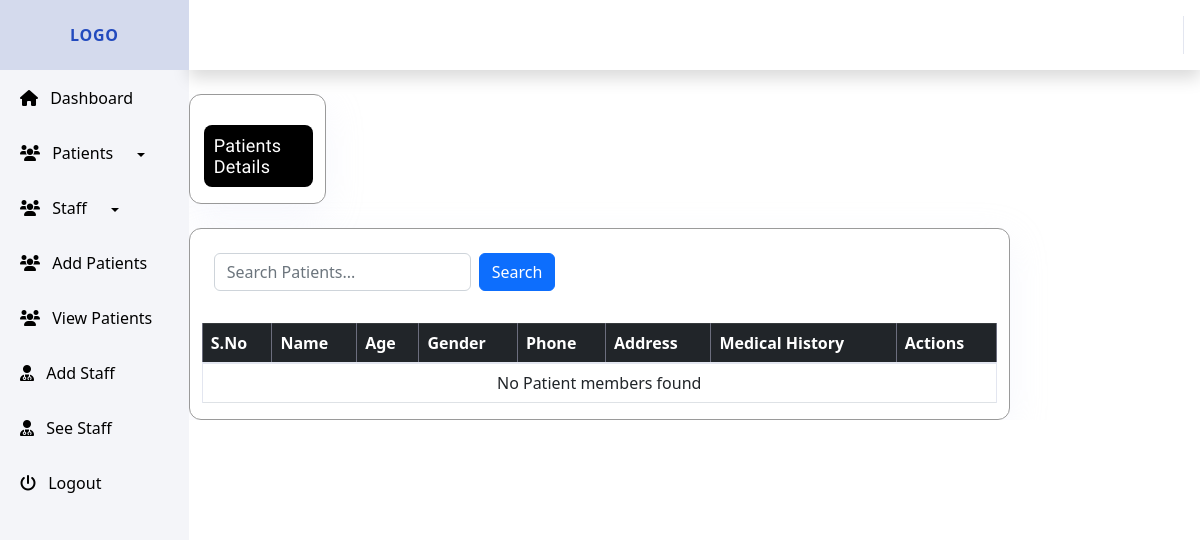
The app's page /see_patients.php, older data.
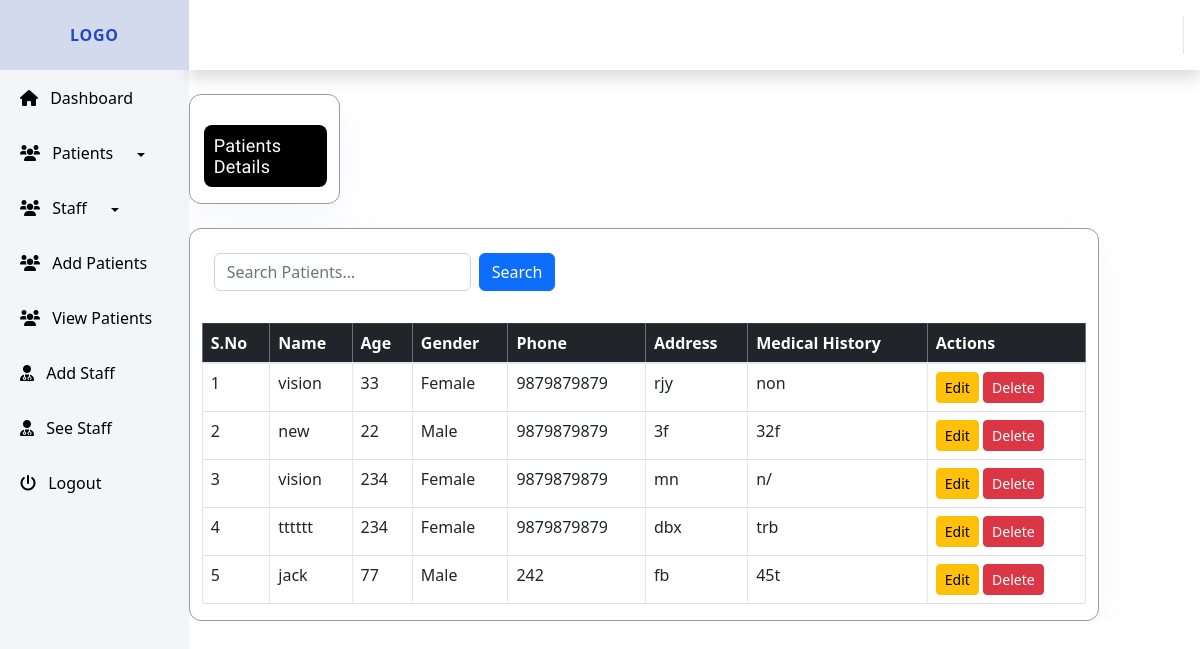
The same page, newer data.
### tables this page shows
CREATE TABLE `patients` (
  `id` int(11) NOT NULL,
  `name` varchar(100) DEFAULT NULL,
  `age` int(11) DEFAULT NULL,
  `gender` enum('Male','Female','Other') DEFAULT NULL,
  `contact` varchar(15) DEFAULT NULL,
  `address` text DEFAULT NULL,
  `medical_history` text DEFAULT NULL,
  `created_at` timestamp NOT NULL DEFAULT current_timestamp(),
  `serial_number` int(11) DEFAULT NULL,
  `status` tinyint(1) DEFAULT 1
);

### see_patients.php (the view, shortened to what this page needs)
<div id="wrapper">
    <?php
    include "includes/sidebar.php";
    include "includes/header.php";
    include "config/db.php";
    $searchTerm = '';
    try {
        if (isset($_POST['search'])) {
            $searchTerm = trim($_POST['search']);
            $doctorsQuery = "SELECT * FROM patients WHERE status = 1 AND
                (name LIKE :searchTerm OR
                 age LIKE :searchTerm OR
                 gender LIKE :searchTerm OR
                 contact LIKE :searchTerm OR
                 address LIKE :searchTerm OR
                 medical_history LIKE :searchTerm)";
            $stmt = $pdo->prepare($doctorsQuery);
            $stmt->execute(['searchTerm' => "%$searchTerm%"]);
        } else {
            $doctorsQuery = "SELECT * FROM patients WHERE status = 1";
            $stmt = $pdo->query($doctorsQuery);
        }
    } catch (PDOException $e) {
        die("Error fetching patients: " . $e->getMessage());
    }
    ?>
    <div id="content-wrapper" class="d-flex flex-column bg-white">
        <div id="content">
            <div class="container branch_container">
                <div class="row">
                    <div class="col-md-4 col-lg-2 ul_border mb-4">
                        <?php
                        $activeTable = 'adddoctorTable';
                        ?>
                        <ul class="ul_style">
                            <li id="adddoctor" class="add_staff_list_detils open_table">Patients Details</li>
                        </ul>
                    </div>
                    <div class="col-md-11 col-lg-12 ul_border">
                        <div id="adddoctorTable" class="table-container <?= $activeTable == 'adddoctorTable' ? 'active' : '' ?>">
                            <div class="container">
                                <div class="row d-flex flex-row justify-content-between pt-4 pb-3">
                                    <form method="post" class="d-flex">
                                        <input type="text" name="search" class="form-control me-2" placeholder="Search Patients..." value="<?= htmlspecialchars($searchTerm) ?>">
                                        <button type="submit" class="btn btn-primary">Search</button>
                                    </form>
                                </div>
                            </div>
                            <table class="table table-bordered">
                                <thead class="table-dark">
                                    <tr>
                                        <th>S.No</th>
                                        <th>Name</th>
                                        <th>Age</th>
                                        <th>Gender</th>
                                        <th>Phone</th>
                                        <th>Address</th>
                                        <th>Medical History</th>
                                        <th>Actions</th>
                                    </tr>
                                </thead>
                                <tbody>
                                    <?php if ($stmt->rowCount() > 0): ?>
                                        <?php $serial = 1; ?>
                                        <?php foreach ($stmt as $row): ?>
                                            <tr>
                                                <td><?= $serial++; ?></td>
                                                <td><?= htmlspecialchars($row['name']); ?></td>
                                                <td><?= htmlspecialchars($row['age']); ?></td>
                                                <td><?= htmlspecialchars($row['gender']); ?></td>
                                                <td><?= htmlspecialchars($row['contact']); ?></td>
                                                <td><?= htmlspecialchars($row['address']); ?></td>
                                                <td><?= htmlspecialchars($row['medical_history']); ?></td>
                                                <td>
                                                    <a href="edit_patients.php?id=<?= $row['id']; ?>&type=patients" class="btn btn-warning btn-sm">Edit</a>
                                                    <a href="delete_patients.php?id=<?= $row['id']; ?>&type=patients" class="btn btn-danger btn-sm" onclick="return confirm('Are you sure you want to delete this patient?')">Delete</a>
                                                </td>
                                            </tr>
                                        <?php endforeach; ?>
                                    <?php else: ?>
                                        <tr>
                                            <td colspan="8" class="text-center">No Patient members found</td>
                                        </tr>
                                    <?php endif; ?>
                                </tbody>
                            </table>
                        </div>
                    </div>
                </div>
            </div>
        </div>
    </div>
</div>

Row changes from the older to the newer data that the page shows:
added patients: name "vision", age "33", gender "Female", contact "9879879879", address "rjy", medical_history "non"
added patients: name "new", age "22", gender "Male", contact "9879879879", address "3f", medical_history "32f"
added patients: name "vision", age "234", gender "Female", contact "9879879879", address "mn", medical_history "n/"
added patients: name "tttttt", age "234", gender "Female", contact "9879879879", address "dbx", medical_history "trb"
added patients: name "jack", age "77", gender "Male", contact "242", address "fb", medical_history "45t"
Text that changed along with them:
text no longer shown: "No Patient members found"
